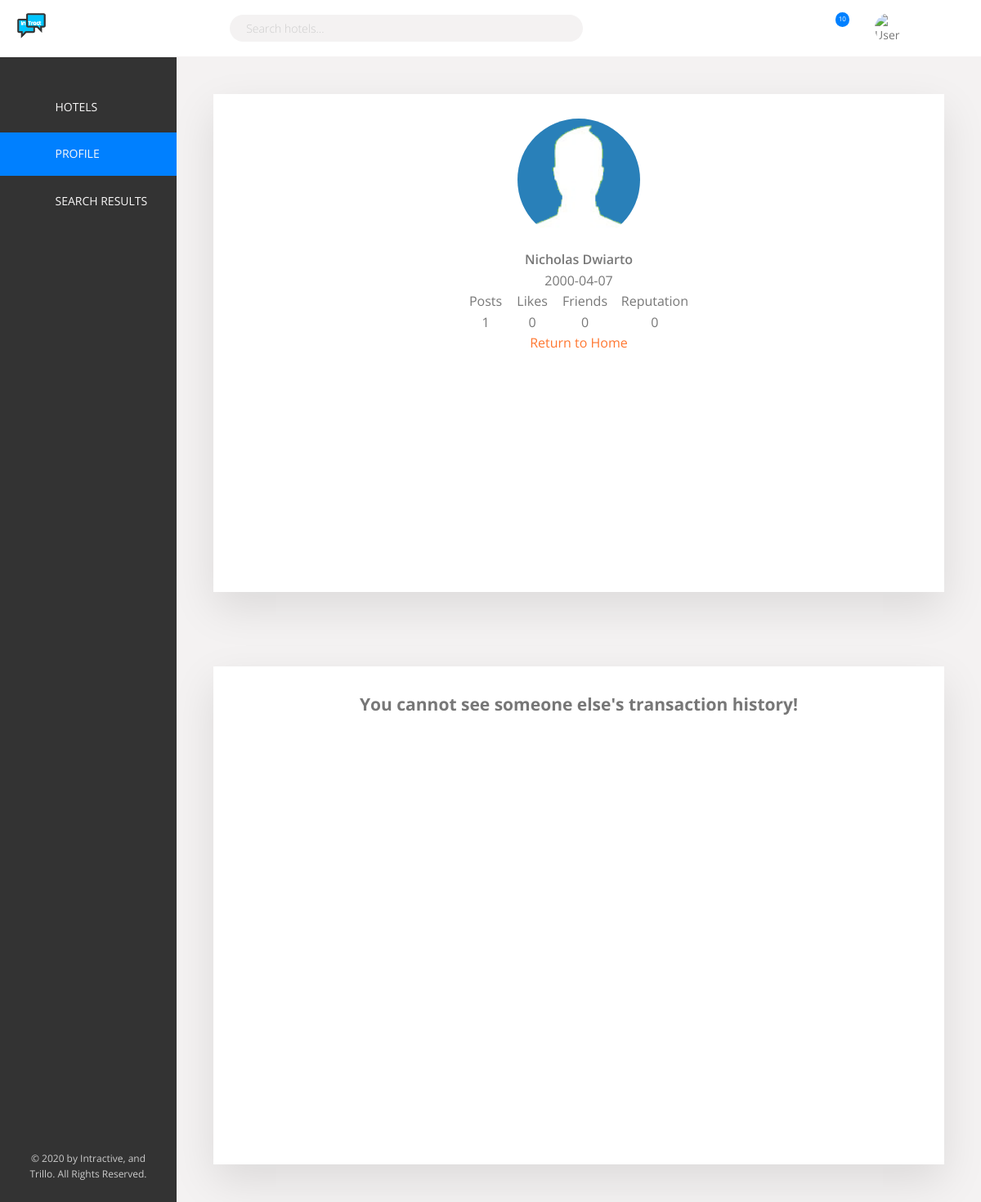
Page /profile/view/nicholasnwr on the committed database.
### tables this page shows
CREATE TABLE users (
  id INT NOT NULL AUTO_INCREMENT UNIQUE,
  first_name VARCHAR(50) NOT NULL,
  last_name VARCHAR(50) NOT NULL,
  username VARCHAR(100) NOT NULL UNIQUE,
  email VARCHAR(100) NOT NULL UNIQUE,
  password VARCHAR(255) NOT NULL,
  birthdate DATE NOT NULL,
  gender VARCHAR(2) NOT NULL,
  signup_date DATE NOT NULL,
  profile_pic VARCHAR(255) NOT NULL,
  privilege_level INT NOT NULL,
  PRIMARY KEY (id)
);

### application/controllers/Profile.php (called while the page is built, shortened)
<?php
class Profile extends CI_Controller {
  public function __construct()
  {
    $this->load->model('User_model');
    $this->load->model('Hotel_model');
    $this->load->helper('form');
    $this->load->library('form_validation');
  }
  public function view()
  {
    $username = $this->uri->segment(3);
    $data = call_frontend($this);
    $data['user_data'] = $this->User_model->getUserData($username);
    $data['user_hotel'] = $this->User_model->getUserTransactionsHotel($data['user_data']['id']);
    $data['user_rooms'] = $this->User_model->getUserTransactionsRooms($data['user_data']['id']);
    $data['transaction_data'] = $this->User_model->getUserTransactionData($data['user_data']['id']);
    $data['user_posts'] = $this->User_model->getNumberOfPosts($data['user_data']['id']);
    if($data['user_data'] === FALSE) {
      redirect('welcome');
    }
    else {
      $this->load->view('profile', $data);
    }
  }
}

### index.php (called while the page is built, shortened)
<?php
require_once BASEPATH.'core/CodeIgniter.php';

### application/models/User_model.php (called while the page is built, shortened)
<?php
class User_model extends CI_Model {
  public function getNumberOfPosts($user_id)
  {
    $this->db->select('id');
    $this->db->from('reviews');
    $this->db->where('added_by', $user_id);
    return $this->db->count_all_results();
  }
  public function getUserTransactionsHotel($user_id)
  {
    $this->db->select('*');
    $this->db->from('orders');
    $this->db->join('hotels', 'hotels.id = orders.hotel_id');
    $this->db->where('user_id', $user_id);
    $query = $this->db->get();
    if($query->num_rows() === 0) {
      return FALSE;
    }
    else {
      return $query->result_array();
    }
  }
  public function getUserTransactionsRooms($user_id)
  {
    $this->db->select('*');
    $this->db->from('orders');
    $this->db->join('rooms', 'rooms.id = orders.room_id');
    $this->db->where('user_id', $user_id);
    $this->db->order_by('orders.id ASC');
    $query = $this->db->get();
    if($query->num_rows() === 0) {
      return FALSE;
    }
    else {
      return $query->result_array();
    }
  }
  public function getUserTransactionData($user_id)
  {
    $this->db->select('*');
    $this->db->from('orders');
    $this->db->where('user_id', $user_id);
    $query = $this->db->get();
    if($query->num_rows() === 0) {
      return FALSE;
    }
    else {
      return $query->result_array();
    }
  }
  public function getUserData($username)
  {
    $this->db->select('*');
    $this->db->from('users');
    $this->db->where('username', $username);
    $this->db->limit(1);
    $query = $this->db->get();
    if($query->num_rows() === 0) {
      return FALSE;
    }
    else {
      return $query->row_array();
    }
  }
}

### application/views/profile.php (the view, shortened to what this page needs)
<!DOCTYPE html>
<html lang="en">
<head>
  <?php echo $css; ?>
</head>
<body>
  <div class="container">
    <?= $navigation; ?>
    <div class="content">
      <?= $sidebar; ?>
      <main class="hotel-view">
        <div class="profile-detail detail">
          <div class="profile__container">
            <div class="profile">
              <div class="profile__profile-picture">
                <img src="<?php echo base_url() . $user_data['profile_pic']; ?>" alt="">
              </div>
              <div class="profile__content">
                <?php echo "<p class='paragraph--bold'>" . $user_data['first_name'] . " " . $user_data['last_name'] . "</p>"; ?>
                <?php echo "<p class='paragraph'>" . $user_data['birthdate'] .  "</p>"; ?>
                <div class="profile__text-gallery">
                  <p class='profile__text-gallery__text-par'>Posts <?= $user_posts; ?></p>
                  <p class='profile__text-gallery__text-par'>Likes 0</p>
                  <p class='profile__text-gallery__text-par'>Friends 0</p>
                  <p class='profile__text-gallery__text-par'>Reputation 0</p>
                </div>
                <a href="<?php echo site_url(); ?>">Return to Home</a>
              </div>
            </div>
          </div>
        </div>
        <div class="profile-detail detail">
          <div class="profile__container">
            <div class="profile">
              <?php
                if($user_hotel !== FALSE && $this->session->userdata('username') === $user_data['username']) {
              ?>
              <h2>My Transactions</h2>
              <table class='profile__table'>
                <thead class='profile__table__header'>
                  <th class='table-text'>OID</th>
                  <th class='table-text'>Hotel</th>
                  <th class='table-text'>Type</th>
                  <th class='table-text'>Rooms/Nights</th>
                  <th class='table-text'>Price</th>
                  <th class='table-text'>Action</th>
                  <th class="table-text">Rating</th>
                </thead>
                <tbody class='profile__table__body'>
                  <?php
                    for($i = 0; $i < count($user_hotel); $i++) {
                      $order_id = $transaction_data[$i]['id'];
                      $hotel_name = $user_hotel[$i]['name'];
                      $room_name = $user_rooms[$i]['room_name'];
                      $duration = $user_hotel[$i]['duration'];
                      $price = number_format($user_hotel[$i]['price']);
                      $num_rooms = $user_hotel[$i]['num_rooms'];
                      $status = $transaction_data[$i]['finished'];
                      $rating = $transaction_data[$i]['rating'];
                      $path_to_finish = site_url() . "booking/finishBooking/$order_id";
                      echo "<tr>";
                        echo "<td class='table-text'>$order_id</td>";
                        echo "<td class='table-text'>$hotel_name</td>";
                        echo "<td class='table-text'>$room_name</td>";
                        echo "<td class='table-text'>$num_rooms/$duration</td>";
                        echo "<td class='table-text'>$price</td>";
                        if($status == 0) {
                          echo "<td class='table-text'><a href=$path_to_finish>Finish Order!</a></td>";
                          echo "<td class='table-text'>None</td>";
                        }
                        else {
                          echo "<td class='table-text'>Finished!</td>";
                          echo "<td class='table-text'>$rating/10</td>";
                        }
                      echo "</tr>";
                    }
                  ?>
                </tbody>
              </table>
              <p class="paragraph u-margin-top">
                * OID means Order ID.<br/>
                * Price is in Indonesian Rupiah (IDR)!
              </p>
              <?php
                }
                else if($this->session->userdata('username') !== $user_data['username']) {
                  echo "<h2>You cannot see someone else's transaction history!</h2>";
                }
                else {
                  echo "<h2>You currently have no transactions!</h2>";
                }
              ?>
            </div>
          </div>
        </div>
      </main>
    </div>
  </div>
</body>
</html>

### assets/css/style.css (style rules this page uses)
:root { --color-primary: #0080ff;--color-primary-light: #89c4ff;--color-primary-dark: #004589;--color-secondary-light: #ffb900;--color-secondary-dark: #ff7730;--color-grey-light-1: #faf9f9;--color-grey-light-2: #f4f2f2;--color-grey-light-3: #f0eeee;--color-grey-light-4: #ccc;--color-grey-dark-1: #333;--color-grey-dark-2: #777;--color-grey-dark-3: #999;--color-white: #fff;--color-black: #000;--shadow-dark: 0 2rem 6rem rgba(0, 0, 0, .5);--shadow-light: 0 2rem 5rem rgba(0, 0, 0, .1);--line: 1px solid var(--color-grey-light-2);--min-height-placeholder: 70rem }
*,*::before,*::after { margin:0;padding:0;box-sizing:inherit }
html { box-sizing:border-box;font-size:62.5% }
body { font-family:'Open Sans', sans-serif;font-weight:400;line-height:1.6;color:var(--color-grey-dark-2) }
.paragraph--bold { font-weight:600 }
.content { display:flex }
.hotel-view { flex:1 }
.detail { font-size:1.4rem;display:flex;padding:4.5rem;background-color:var(--color-grey-light-2);border-bottom:var(--line) }
body { background-image:linear-gradient(to right bottom, var(--color-primary-light), var(--color-primary-dark));background-size:cover;background-repeat:no-repeat;min-height:100vh }
.container { max-width:120rem;margin:8rem auto;background-color:var(--color-grey-light-1);box-shadow:var(--shadow-dark);min-height:50rem }
@media only screen and (max-width: 75em) { .container { margin:0;max-width:100%;width:100% } }
.profile { display:flex;flex-direction:column;align-items:center;justify-content:center }
.profile__container { flex:0 0 100%;background-color:#ffffff;box-shadow:var(--shadow-light);padding:3rem }
.profile-detail { min-height:var(--min-height-placeholder);display:flex;justify-content:center }
.profile__profile-picture img { border-radius:50%;width:15rem;height:15rem;-o-object-fit:cover;object-fit:cover;display:block }
.profile__content { margin-top:1rem;font-size:1.6rem;text-align:center }
.profile__content a { color:var(--color-secondary-dark) }
.profile__text-gallery { display:flex;justify-content:space-between }
.profile__text-gallery__text-par { flex:0 0 15%;text-align:center }
a { text-decoration:none;color:inherit }

### rows in the picture
users: profile_pic (picture), first_name "Nicholas", last_name "Dwiarto", birthdate "2000-04-07"

### other values in the picture
$user_posts "1"
